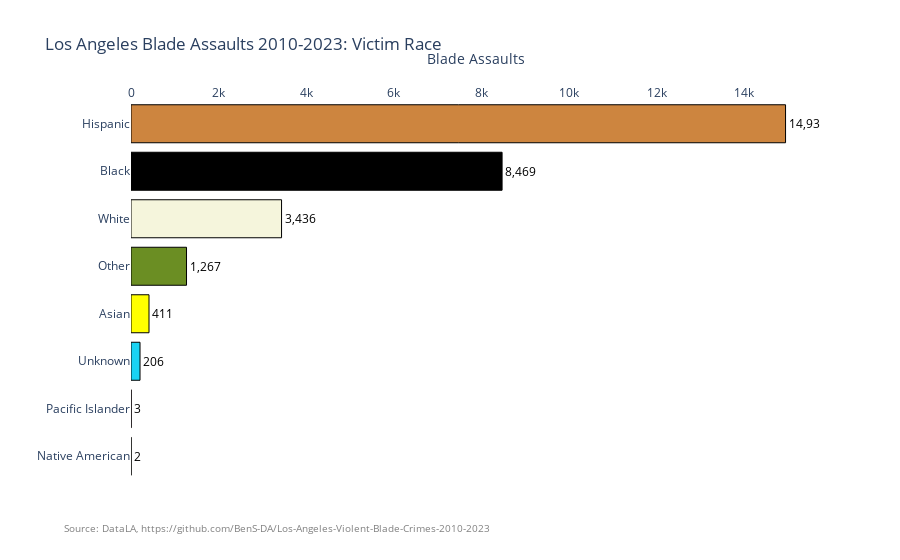

Here is the notebook cell this chart was saved with:
### Code cell
victim_race = blade_adw['Victim Ethnicity'].value_counts()

vr_graph =  px.bar(victim_race, 
                x=victim_race.values, 
                y=victim_race.index, 
                orientation='h',
                color = victim_race.index,
                title = "Los Angeles Blade Assaults 2010-2023: Victim Race", 
                text=victim_race.values,
                color_discrete_map = {
                'Hispanic': "Peru",
                'Black': "Black",
                'White': "Beige",
                'Other': "Olivedrab",
                'Asian': "Yellow"}
                    )
vr_graph.update_layout(xaxis_title = "Blade Assaults",yaxis_title="")
vr_graph.update_layout(showlegend=False) 
vr_graph.update_traces(textposition='outside')
vr_graph.update_traces(textfont_color='black')

vr_graph.update_layout(
    paper_bgcolor='rgba(0, 0, 0, 0)',
    plot_bgcolor='rgba(0, 0, 0, 0)'
)

vr_graph.update_layout(xaxis=dict(side='top'))
vr_graph.update_traces(textposition='outside', textfont=dict(color='black', size=12), marker_line_width=1,marker_line_color='black')
vr_graph.update_traces(texttemplate='%{text:,}')

vr_graph.add_annotation(
    text=f"Source: DataLA, https://github.com/BenS-DA/Los-Angeles-Violent-Blade-Crimes-2010-2023",
    showarrow=False,
    x=-.1,
    y=-0.15,
    xref="paper",
    yref="paper",
    xanchor="left",
    yanchor="bottom",
    font=dict(size=10, color="grey"),
    align="left"
)

vr_graph.show()

### Figure 1 — Plotly figure (JSON) as saved in the notebook; plotly's stock layout.template omitted (floating-point values rounded to 4 significant figures)
{"data": [{"hovertemplate": "Victim Ethnicity=%{y}<br>x=%{x}<br>text=%{text}<extra></extra>", "legendgroup": "Hispanic", "marker": {"color": "Peru", "line": {"color": "black", "width": 1}, "pattern": {"shape": ""}}, "name": "Hispanic", "orientation": "h", "showlegend": true, "text": [14940.0], "textfont": {"color": "black", "size": 12}, "textposition": "outside", "texttemplate": "%{text:,}", "type": "bar", "x": [14938], "xaxis": "x", "y": ["Hispanic"], "yaxis": "y"}, {"hovertemplate": "Victim Ethnicity=%{y}<br>x=%{x}<br>text=%{text}<extra></extra>", "legendgroup": "Black", "marker": {"color": "Black", "line": {"color": "black", "width": 1}, "pattern": {"shape": ""}}, "name": "Black", "orientation": "h", "showlegend": true, "text": [8469.0], "textfont": {"color": "black", "size": 12}, "textposition": "outside", "texttemplate": "%{text:,}", "type": "bar", "x": [8469], "xaxis": "x", "y": ["Black"], "yaxis": "y"}, {"hovertemplate": "Victim Ethnicity=%{y}<br>x=%{x}<br>text=%{text}<extra></extra>", "legendgroup": "White", "marker": {"color": "Beige", "line": {"color": "black", "width": 1}, "pattern": {"shape": ""}}, "name": "White", "orientation": "h", "showlegend": true, "text": [3436.0], "textfont": {"color": "black", "size": 12}, "textposition": "outside", "texttemplate": "%{text:,}", "type": "bar", "x": [3436], "xaxis": "x", "y": ["White"], "yaxis": "y"}, {"hovertemplate": "Victim Ethnicity=%{y}<br>x=%{x}<br>text=%{text}<extra></extra>", "legendgroup": "Other", "marker": {"color": "Olivedrab", "line": {"color": "black", "width": 1}, "pattern": {"shape": ""}}, "name": "Other", "orientation": "h", "showlegend": true, "text": [1267.0], "textfont": {"color": "black", "size": 12}, "textposition": "outside", "texttemplate": "%{text:,}", "type": "bar", "x": [1267], "xaxis": "x", "y": ["Other"], "yaxis": "y"}, {"hovertemplate": "Victim Ethnicity=%{y}<br>x=%{x}<br>text=%{text}<extra></extra>", "legendgroup": "Asian", "marker": {"color": "Yellow", "line": {"color": "black", "width": 1}, "pattern": {"shape": ""}}, "name": "Asian", "orientation": "h", "showlegend": true, "text": [411.0], "textfont": {"color": "black", "size": 12}, "textposition": "outside", "texttemplate": "%{text:,}", "type": "bar", "x": [411], "xaxis": "x", "y": ["Asian"], "yaxis": "y"}, {"hovertemplate": "Victim Ethnicity=%{y}<br>x=%{x}<br>text=%{text}<extra></extra>", "legendgroup": "Unknown", "marker": {"color": "#19d3f3", "line": {"color": "black", "width": 1}, "pattern": {"shape": ""}}, "name": "Unknown", "orientation": "h", "showlegend": true, "text": [206.0], "textfont": {"color": "black", "size": 12}, "textposition": "outside", "texttemplate": "%{text:,}", "type": "bar", "x": [206], "xaxis": "x", "y": ["Unknown"], "yaxis": "y"}, {"hovertemplate": "Victim Ethnicity=%{y}<br>x=%{x}<br>text=%{text}<extra></extra>", "legendgroup": "Pacific Islander", "marker": {"color": "#FF6692", "line": {"color": "black", "width": 1}, "pattern": {"shape": ""}}, "name": "Pacific Islander", "orientation": "h", "showlegend": true, "text": [3.0], "textfont": {"color": "black", "size": 12}, "textposition": "outside", "texttemplate": "%{text:,}", "type": "bar", "x": [3], "xaxis": "x", "y": ["Pacific Islander"], "yaxis": "y"}, {"hovertemplate": "Victim Ethnicity=%{y}<br>x=%{x}<br>text=%{text}<extra></extra>", "legendgroup": "Native American", "marker": {"color": "#B6E880", "line": {"color": "black", "width": 1}, "pattern": {"shape": ""}}, "name": "Native American", "orientation": "h", "showlegend": true, "text": [2.0], "textfont": {"color": "black", "size": 12}, "textposition": "outside", "texttemplate": "%{text:,}", "type": "bar", "x": [2], "xaxis": "x", "y": ["Native American"], "yaxis": "y"}], "layout": {"annotations": [{"align": "left", "font": {"color": "grey", "size": 10}, "showarrow": false, "text": "Source: DataLA, https://github.com/BenS-DA/Los-Angeles-Violent-Blade-Crimes-2010-2023", "x": -0.1, "xanchor": "left", "xref": "paper", "y": -0.15, "yanchor": "bottom", "yref": "paper"}], "barmode": "relative", "legend": {"title": {"text": "Victim Ethnicity"}, "tracegroupgap": 0}, "paper_bgcolor": "rgba(0, 0, 0, 0)", "plot_bgcolor": "rgba(0, 0, 0, 0)", "showlegend": false, "title": {"text": "Los Angeles Blade Assaults 2010-2023: Victim Race"}, "xaxis": {"anchor": "y", "domain": [0, 1], "side": "top", "title": {"text": "Blade Assaults"}}, "yaxis": {"anchor": "x", "categoryarray": ["Native American", "Pacific Islander", "Unknown", "Asian", "Other", "White", "Black", "Hispanic"], "categoryorder": "array", "domain": [0, 1], "title": {"text": ""}}}}
